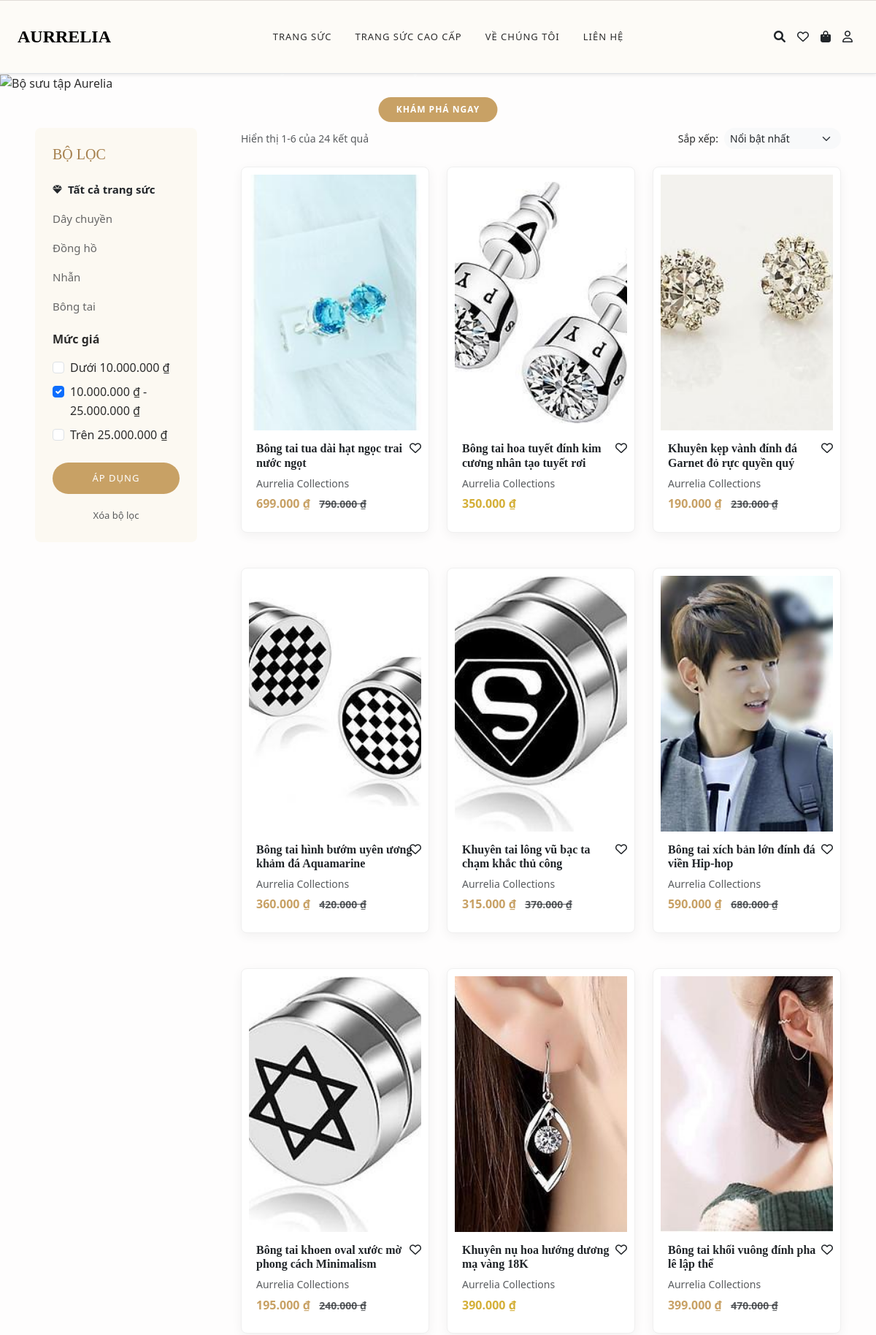
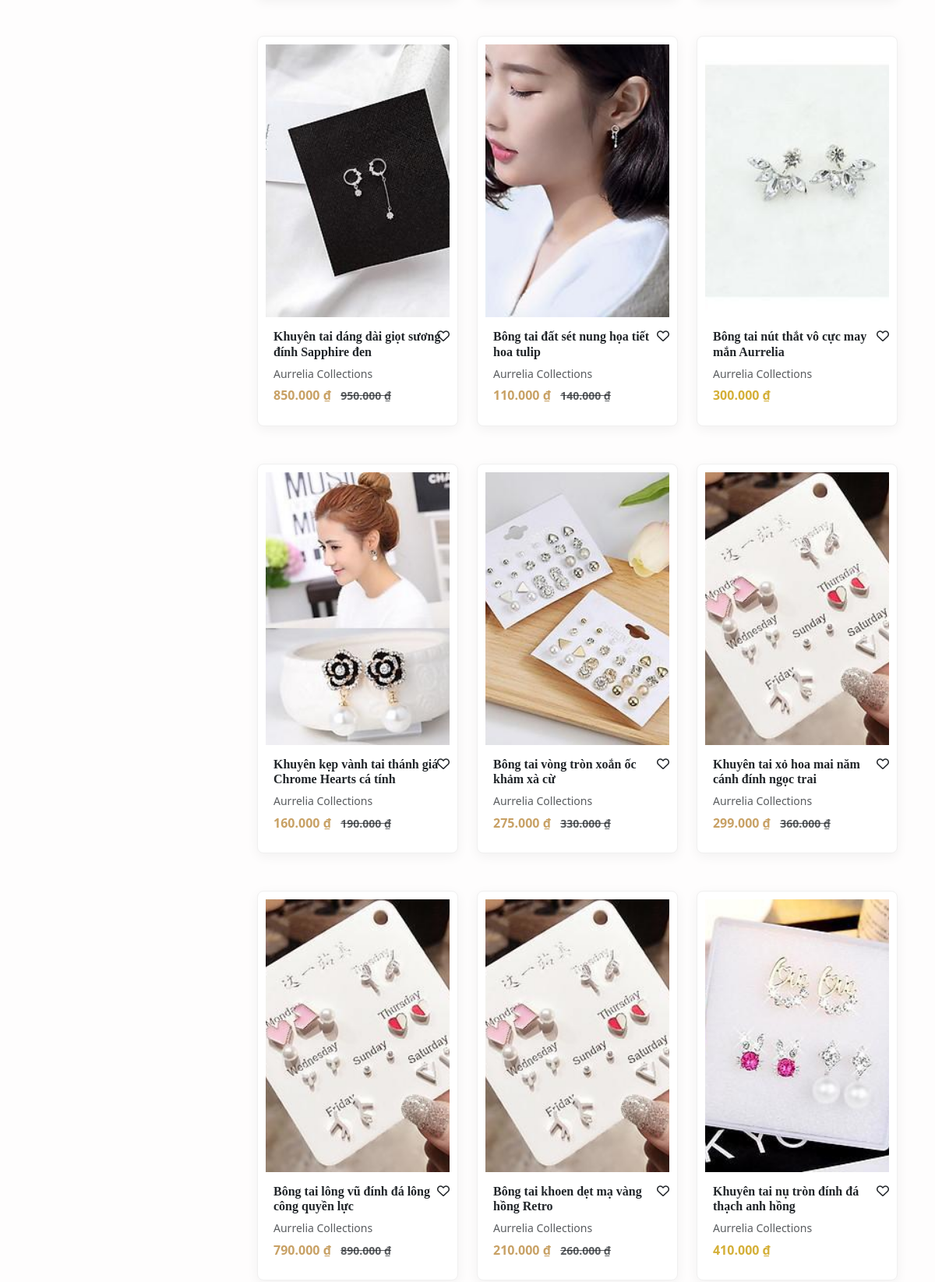
The app's page /src/public/index.php (signed in, upper part) with its own data (2 pictures, top to bottom).
### tables this page shows
CREATE TABLE products (
     
    product_id INT AUTO_INCREMENT PRIMARY KEY,

     
    category_id INT NOT NULL,

     
    product_name VARCHAR(255) NOT NULL,
    description TEXT,

     
    price INT NOT NULL,
    sale_price INT DEFAULT 0,  

     
    stock_quantity INT DEFAULT 0,
    main_image VARCHAR(255) NOT NULL,

     
    status ENUM('show', 'hide') DEFAULT 'show',

     
    created_at TIMESTAMP DEFAULT CURRENT_TIMESTAMP,
    updated_at TIMESTAMP DEFAULT CURRENT_TIMESTAMP ON UPDATE CURRENT_TIMESTAMP,

     
     
    FOREIGN KEY (category_id) REFERENCES categories(category_id) ON DELETE CASCADE
);

### src/app/controllers/HomeController.php (called while the page is built, shortened)
<?php
class HomeController
{
    public function index()
    {
        $db = new Database();
        $dbConn = $db->getConnection();
        try {
            $query =
                "SELECT * FROM products WHERE status = 'show' ORDER BY product_id DESC";
            $stmt = $dbConn->prepare($query);
            $stmt->execute();
            $products = $stmt->fetchAll(PDO::FETCH_ASSOC);
        } catch (PDOException $e) {
            $products = [];
        }
        require_once BASE_PATH . "/app/views/user/index.php";
    }
}

### src/app/views/user/index.php (the view, shortened to what this page needs)
<!DOCTYPE html>
<head>
    <link href="https://cdn.jsdelivr.net/npm/bootstrap@5.3.0/dist/css/bootstrap.min.css" rel="stylesheet">
    <link rel="stylesheet" href="https://cdnjs.cloudflare.com/ajax/libs/font-awesome/6.0.0/css/all.min.css">
    <link rel="stylesheet" href="/assets/css/style.css">
</head>
<body class="bg-cream">
    <nav class="navbar navbar-expand-lg py-3 sticky-top border-bottom shadow-sm" style="background-color: #fdfbf7; z-index: 1020;">
        <div class="container-fluid px-4">
            <a class="navbar-brand fs-4 fw-bold gold-text" href="index.html" style="font-family: 'Times New Roman', serif;">AURRELIA</a>
            <div class="d-flex gap-3 align-items-center me-2 order-lg-last">
                <a href="#" class="text-dark fs-6"><i class="fas fa-search"></i></a>
                <a href="#" class="text-dark fs-6"><i class="far fa-heart"></i></a>
                <a href="/index.php?page=gio_hang" class="text-dark fs-6 position-relative" id="headerCartBtn">
                    <i class="fas fa-shopping-bag"></i>
                </a>
                <div class="position-relative" id="userDropdownWrapper">
                    <a href="#" class="text-dark fs-6" id="userIconBtn" onclick="toggleUserDropdown(event)">
                        <i class="far fa-user"></i>
                    </a>
                </div>
            </div>
            <div class="collapse navbar-collapse" id="navbarNav">
                <ul class="navbar-nav mx-auto text-uppercase" style="font-size: 13px; letter-spacing: 1px;">
                    <li class="nav-item"><a class="nav-link px-3" href="#">Trang Sức</a></li>
                    <li class="nav-item"><a class="nav-link px-3" href="#">Trang Sức Cao Cấp</a></li>
                    <li class="nav-item"><a class="nav-link px-3" href="#">Về Chúng Tôi</a></li>
                    <li class="nav-item"><a class="nav-link px-3" href="#">Liên Hệ</a></li>
                </ul>
            </div>
        </div>
    </nav>
    <section class="banner-section position-relative">
        <img src="/assets/images/banner.png" alt="Bộ sưu tập Aurelia" class="w-100 object-fit-cover" style="height: 350px;">
        <div class="position-absolute top-50 start-50 translate-middle text-center text-white">
            <h1 class="fw-normal" style="font-family: 'Times New Roman', serif; letter-spacing: 4px;">BỘ SƯU TẬP AURRELIA</h1>
            <button class="btn rounded-pill px-4 py-2 mt-3 fw-bold border-0" style="background-color: #c8a165; color: white; font-size: 12px; letter-spacing: 1px;">KHÁM PHÁ NGAY</button>
        </div>
    </section>
    <div class="container-fluid px-5 my-5">
        <div class="row">
            <div class="col-md-3 pe-5">
                <div class="p-4 rounded-3" style="background-color: #fcf9f2;">
                    <h5 class="mb-4" style="font-family: 'Times New Roman', serif; color: #a47e4b;">BỘ LỌC</h5>
                    <div class="mb-4">
                        <ul class="list-unstyled" id="category-filter">
                            <li class="mb-3">
                                <a href="#" class="category-link active"><i class="fas fa-gem me-2 icon-active"></i>Tất cả trang sức</a>
                            </li>
                            <li class="mb-3">
                                <a href="#" class="category-link"><i class="fas fa-gem me-2 icon-active d-none"></i>Dây chuyền</a>
                            </li>
                            <li class="mb-3">
                                <a href="#" class="category-link"><i class="fas fa-gem me-2 icon-active d-none"></i>Đồng hồ</a>
                            </li>
                            <li class="mb-3">
                                <a href="#" class="category-link"><i class="fas fa-gem me-2 icon-active d-none"></i>Nhẫn</a>
                            </li>
                            <li class="mb-3">
                                <a href="#" class="category-link"><i class="fas fa-gem me-2 icon-active d-none"></i>Bông tai</a>
                            </li>
                        </ul>
                    </div>
                    <div class="mb-4">
                        <h6 class="fw-bold mb-3">Mức giá</h6>
                        <div class="form-check mb-2">
                            <input class="form-check-input" type="checkbox" id="price1">
                            <label class="form-check-label" for="price1">Dưới 10.000.000 ₫</label>
                        </div>
                        <div class="form-check mb-2">
                            <input class="form-check-input" type="checkbox" id="price2" checked>
                            <label class="form-check-label" for="price2">10.000.000 ₫ - 25.000.000 ₫</label>
                        </div>
                        <div class="form-check">
                            <input class="form-check-input" type="checkbox" id="price3">
                            <label class="form-check-label" for="price3">Trên 25.000.000 ₫</label>
                        </div>
                    </div>
                    <button class="btn btn-gold rounded-pill w-100 mb-3">Áp dụng</button>
                    <div class="text-center">
                        <a href="#" class="text-muted text-decoration-none" style="font-size: 13px;">Xóa bộ lọc</a>
                    </div>
                </div>
            </div>
            <div class="col-md-9">
                <div class="d-flex justify-content-between align-items-center mb-4">
                    <span class="text-muted" style="font-size: 14px;">Hiển thị 1-6 của 24 kết quả</span>
                    <div class="d-flex align-items-center">
                        <span class="me-2" style="font-size: 14px;">Sắp xếp:</span>
                        <select class="form-select form-select-sm rounded-pill border-0 bg-light" style="width: 160px;">
                            <option>Nổi bật nhất</option>
                        </select>
                    </div>
                </div>
                <div class="row g-4" id="product-list">
                                    <?php if (!empty($products)): ?>
                                        <?php foreach (
                                            $products
                                            as $product
                                        ): ?>
                                        <div class="col-md-4 product-item">
                                            <a href="/index.php?page=chi_tiet&id=<?php echo $product[
                                                "product_id"
                                            ]; ?>"
                                               class="text-decoration-none text-dark">
                                            <div class="card border-0 bg-transparent mb-4">
                                                    <img src="/<?php echo htmlspecialchars(
                                                        $product["main_image"],
                                                    ); ?>"
                                                         class="card-img-top rounded-0"
                                                         style="height: 350px; object-fit: cover;"
                                                         alt="<?php echo htmlspecialchars(
                                                             $product[
                                                                 "product_name"
                                                             ],
                                                         ); ?>">
                                                    <div class="card-body px-0 position-relative">
                                                        <h6 class="card-title fw-bold" style="font-family: 'Times New Roman', serif;">
                                                            <?php echo htmlspecialchars(
                                                                $product[
                                                                    "product_name"
                                                                ],
                                                            ); ?>
                                                        </h6>
                                                        <p class="text-muted small mb-1">Aurrelia Collections</p>
                                                        <div class="product-price">
                                                            <?php if (
                                                                isset(
                                                                    $product[
                                                                        "sale_price"
                                                                    ],
                                                                ) &&
                                                                $product[
                                                                    "sale_price"
                                                                ] > 0
                                                            ): ?>
                                                            <span class="fw-bold me-2" style="color:#c8a165;">
                                                                    <?php echo number_format(
                                                                        $product[
                                                                            "sale_price"
                                                                        ],
                                                                        0,
                                                                        ",",
                                                                        ".",
                                                                    ); ?> ₫
                                                                </span>
                                                                <span class="text-muted text-decoration-line-through small">
                                                                    <?php echo number_format(
                                                                        $product[
                                                                            "price"
                                                                        ],
                                                                        0,
                                                                        ",",
                                                                        ".",
                                                                    ); ?> ₫
                                                                </span>
                                                            <?php else: ?>
                                                                <span class="fw-bold">
                                                                    <?php echo number_format(
                                                                        $product[
                                                                            "price"
                                                                        ],
                                                                        0,
                                                                        ",",
                                                                        ".",
                                                                    ); ?> ₫
                                                                </span>
                                                            <?php class_exists(
                                                                "",
                                                            );endif; ?>
                                                        </div>
                                                        <i class="far fa-heart position-absolute top-0 end-0 mt-3 toggle-heart"
                                                           style="cursor: pointer;"
                                                           data-product-id="<?php echo $product[
                                                               "product_id"
                                                           ]; ?>"></i>
                                                    </div>
                                                </div>
                                               </a>
                                            </div>
                                        <?php endforeach; ?>
                                    <?php else: ?>
                                        <div class="col-12 text-center my-5">
                                            <p class="text-muted">Hiện tại chưa có sản phẩm nào trong danh mục này.</p>
                                        </div>
                                    <?php endif; ?>
                                </div>
            </div>
        </div>
    </div>
</body>
</html>

### src/public/index.php (shortened to what this page needs)
<?php
$page = isset($_GET["page"]) ? $_GET["page"] : "home";
switch ($page) {
    case "home":
        require_once BASE_PATH . "/app/controllers/HomeController.php";
        $controller = new HomeController();
        $controller->index();
        break;
}

### src/public/assets/css/style.css (style rules this page uses)
* { margin: 0; padding: 0; box-sizing: border-box; }
body { font-family: "Segoe UI", Tahoma, Geneva, Verdana, sans-serif; color: var(--text-dark); background-color: var(--cream); line-height: 1.6; }
.nav-link { text-decoration: none; color: var(--text-dark); font-size: 13px; text-transform: uppercase; letter-spacing: 1px; transition: var(--transition); }
.navbar { border-top: 1px solid var(--border-color); border-bottom: 1px solid var(--border-color); padding: 0; }
.nav-item { display: block; padding: 15px 0; text-decoration: none; color: var(--text-dark); font-size: 14px; text-transform: uppercase; letter-spacing: 1px; transition: var(--transition); position: relative; }
.nav-item::after { content: ""; position: absolute; bottom: 0; left: 0; width: 0; height: 2px; background-color: var(--secondary-color); transition: var(--transition); }
.btn { display: inline-block; padding: 12px 35px; text-decoration: none; font-size: 13px; text-transform: uppercase; letter-spacing: 1px; transition: var(--transition); border: none; cursor: pointer; font-family: inherit; }
.product-price { color: var(--secondary-color); font-size: 16px; font-weight: bold; margin-bottom: 15px; }
.category-link { text-decoration: none !important; color: #666; font-size: 15px; transition: color 0.2s ease; display: flex; align-items: center; }
.category-link.active { color: #212529; font-weight: bold; }
.icon-active { color: #212529; font-size: 13px; }
.btn-gold { background-color: #c8a165 !important; color: white !important; border: none; }
.col-md-9 .card { background-color: #ffffff !important; border: 1px solid #f0f0f0 !important; border-radius: 8px !important; box-shadow: 0 4px 15px rgba(0, 0, 0, 0.05) !important; padding: 10px; margin-bottom: 20px; }
.col-md-9 .card-body { padding: 15px 10px 0 10px !important; }

### records on screen
products: main_image (picture), product_name "Bông tai tua dài hạt ngọc trai nước ngọt", sale_price "699.000", price "790.000"
products: main_image (picture), product_name "Bông tai hoa tuyết đính kim cương nhân tạo tuyết rơi", price "350.000"
products: main_image (picture), product_name "Khuyên kẹp vành đính đá Garnet đỏ rực quyền quý", sale_price "190.000", price "230.000"
products: main_image (picture), product_name "Bông tai hình bướm uyên ương khảm đá Aquamarine", sale_price "360.000", price "420.000"
products: main_image (picture), product_name "Khuyên tai lông vũ bạc ta chạm khắc thủ công", sale_price "315.000", price "370.000"
products: main_image (picture), product_name "Bông tai xích bản lớn đính đá viền Hip-hop", sale_price "590.000", price "680.000"
products: main_image (picture), product_name "Bông tai khoen oval xước mờ phong cách Minimalism", sale_price "195.000", price "240.000"
products: main_image (picture), product_name "Khuyên nụ hoa hướng dương mạ vàng 18K", price "390.000"
products: main_image (picture), product_name "Bông tai khối vuông đính pha lê lập thể", sale_price "399.000", price "470.000"
products: main_image (picture), product_name "Khuyên tai dáng dài giọt sương đính Sapphire đen", sale_price "850.000", price "950.000"
products: main_image (picture), product_name "Bông tai đất sét nung họa tiết hoa tulip", sale_price "110.000", price "140.000"
products: main_image (picture), product_name "Bông tai nút thắt vô cực may mắn Aurrelia", price "300.000"
products: main_image (picture), product_name "Khuyên kẹp vành tai thánh giá Chrome Hearts cá tính", sale_price "160.000", price "190.000"
products: main_image (picture), product_name "Bông tai vòng tròn xoắn ốc khảm xà cừ", sale_price "275.000", price "330.000"
products: main_image (picture), product_name "Khuyên tai xỏ hoa mai năm cánh đính ngọc trai", sale_price "299.000", price "360.000"
products: main_image (picture), product_name "Bông tai lông vũ đính đá lông công quyền lực", sale_price "790.000", price "890.000"
products: main_image (picture), product_name "Bông tai khoen dẹt mạ vàng hồng Retro", sale_price "210.000", price "260.000"
products: main_image (picture), product_name "Khuyên tai nụ tròn đính đá thạch anh hồng", price "410.000"
